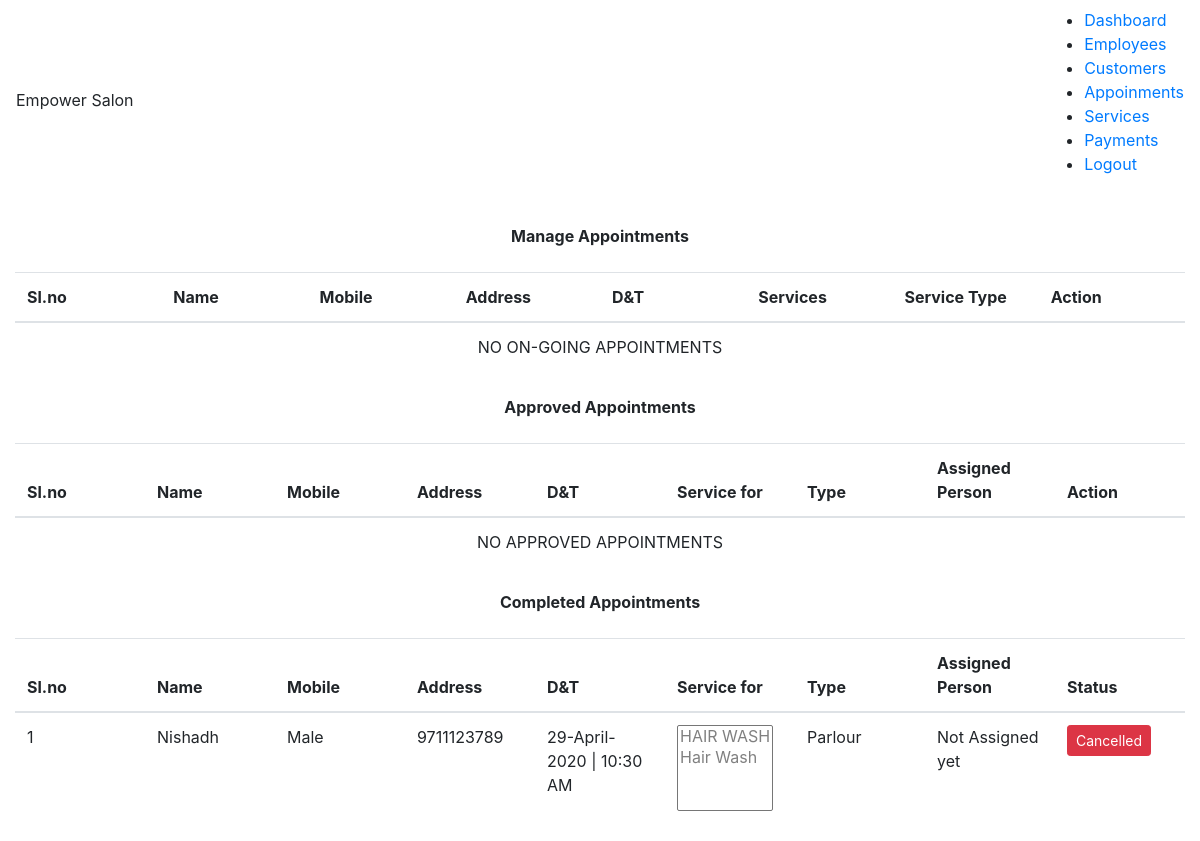
The page /manage_appointment.php (signed in) on the database as committed earlier.
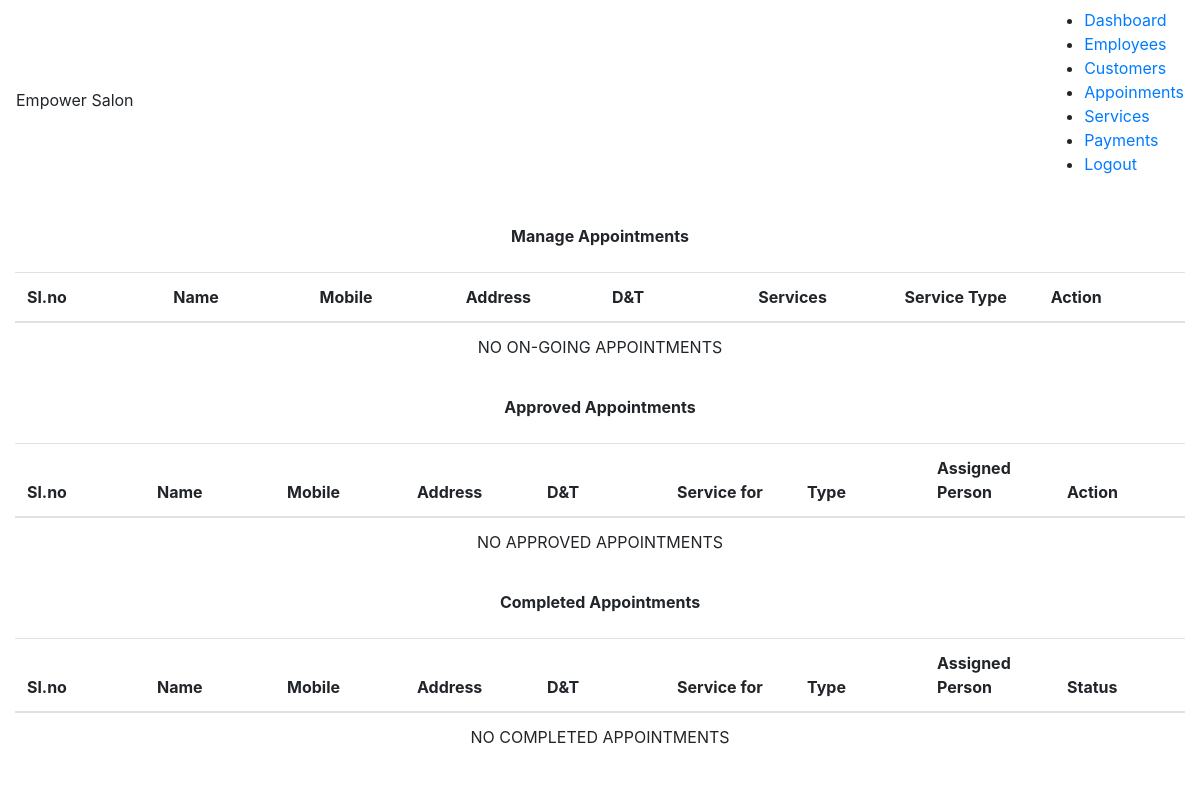
The same page on the database as committed later.
### tables this page shows
CREATE TABLE `appointments` (
  `id` int(11) NOT NULL,
  `cust_id` int(11) NOT NULL,
  `appointment_date` date NOT NULL,
  `appointment_time` varchar(200) NOT NULL,
  `appointment_service_type` enum('0','1') NOT NULL,
  `appointment_status` enum('0','1','2','3') NOT NULL,
  `emp_id` int(11) DEFAULT NULL,
  `created` timestamp NOT NULL DEFAULT current_timestamp()
);

CREATE TABLE `customers` (
  `id` int(11) NOT NULL,
  `name` varchar(255) NOT NULL,
  `email` varchar(255) NOT NULL,
  `gender` varchar(250) NOT NULL,
  `phone_no` varchar(255) NOT NULL,
  `address` varchar(255) NOT NULL
);

### manage_appointment.php (the view, shortened to what the changed rows need)
<?php
    include_once('configs/db.php');
    include('dashboard_header.php');
	$comp_appointments = [];
	$sql_query = 'SELECT * FROM `appointments` WHERE (`appointment_status` = "2" OR `appointment_status` = "3")';
	$result = mysqli_query($db_conn,$sql_query);
	if($result)
	{
		$comp_appointments = mysqli_fetch_all($result);
    }
    $service_type = ['Home Service','Parlour'];
	$status = ['Waiting','Approved','Completed','Cancelled'];
    $color = ['warning', 'primary', 'success', 'danger'];
?>
<!DOCTYPE html>
<html lang="en">
<head>
    <link rel="stylesheet" href="https://maxcdn.bootstrapcdn.com/bootstrap/4.4.1/css/bootstrap.min.css">
	<link rel="stylesheet" href="https://cdn.jsdelivr.net/npm/bootstrap-select@1.13.9/dist/css/bootstrap-select.min.css">
</head>
<body>
    <div class="container-fluid">
        <table class="table">
            <thead>
                <tr>
                    <th>Sl.no</th>
                    <th>Name</th>
                    <th>Mobile</th>
                    <th>Address</th>
                    <th>D&T</th>
                    <th>Services</th>
                    <th>Service Type</th>
                    <th>Action</th>
                </tr>
            </thead>
        </table>
    </div>
    <div class="container-fluid">
        <table class="table">
            <thead>
                <tr>
                    <th>Sl.no</th>
                    <th>Name</th>
                    <th>Mobile</th>
                    <th>Address</th>
                    <th>D&T</th>
                    <th>Service for</th>
                    <th>Type</th>
                    <th>Assigned Person</th>
                    <th>Action</th>
                </tr>
            </thead>
        </table>
    </div>
    <div class="container-fluid">
        <table class="table">
            <thead>
                <tr>
                    <th>Sl.no</th>
                    <th>Name</th>
                    <th>Mobile</th>
                    <th>Address</th>
                    <th>D&T</th>
                    <th>Service for</th>
                    <th>Type</th>
                    <th>Assigned Person</th>
                    <th>Status</th>
                </tr>
            </thead>
            <tbody>
            <?php if(empty($comp_appointments)):?>
							<tr align="center">
							<td colspan="9"> NO COMPLETED APPOINTMENTS </td>
							</tr>
			<?php else:?>
                <?php
						foreach($comp_appointments as $key=>$comp_appointment)
						{
                            $sel_services = [];
                            $optinons = "PROBLEM LOADING SERVICES";
							if(empty($comp_appointment[6]))
							{
								$comp_appointment[6] = "Not Assigned yet";
							}
                            $sql_query = "SELECT `service_id` FROM `appointment_services_junc` WHERE `appointment_id` = ".$comp_appointment[0];
							$result = mysqli_query($db_conn,$sql_query);
							if($result)
							{
								$sel_services = mysqli_fetch_all($result);
							}
							if(!empty($sel_services))
							{
								foreach($sel_services as $key_1=>$sel_service)
								{
									$sql_query = "SELECT `name` FROM `services` WHERE `id` =".$sel_service[0];
									$result = mysqli_query($db_conn,$sql_query);
									if($result)
									{
										if($key_1 == 0)
										{
											$optinons = '';
										}
										$optinons.= "<option disabled>".mysqli_fetch_array($result)['name']."</option>";
									}
								}
                            }
                            $sql_query = "SELECT * from `customers` WHERE id=".$comp_appointment[1];
                            $result = mysqli_query($db_conn,$sql_query);
							if($result)
							{
								$customer_details = mysqli_fetch_all($result);
                            }
                            echo
                            '<tr>
                                <td>'.($key+1).'</td>
                                <td>'.$customer_details[0][1].'</td>
                                <td>'.$customer_details[0][3].'</td>
                                <td>'.$customer_details[0][4].'</td>
                                <td>'.date('d-F-Y',strtotime($comp_appointment[2])).' | '.$comp_appointment[3].'</td>
                                <td><select name="services[]" id="services" class="selectpicker" multiple title="Selected Services" data-width="100%" data-live-search="true">'
                                .$optinons.
                                '</td>
                                <td>'.$service_type[$comp_appointment[4]].'</td>
                                <td>'.$comp_appointment[6].'</td>
                                <td>
                                    <div class="btn-group">
                                    <button class="btn btn-sm btn-'.$color[$comp_appointment[5]].'">'.$status[$comp_appointment[5]].'</button>
                                    </div>
                                </td>
                            </tr>';
                        }
                        ?>
                <?php endif; ?>
            </tbody>
        </table>
    </div>
</body>
</html>

Rows that differ between the two databases and show on the page:
removed appointments: customers.name "Nishadh", customers.gender "Male", customers.phone_no "9711123789", appointment_date "29-April-2020", appointment_time "10:30 AM", appointment_service_type "Parlour", comp_appointment "Not Assigned yet", appointment_status "Cancelled"
Other text that changed with them:
text now shown: "NO COMPLETED APPOINTMENTS"
